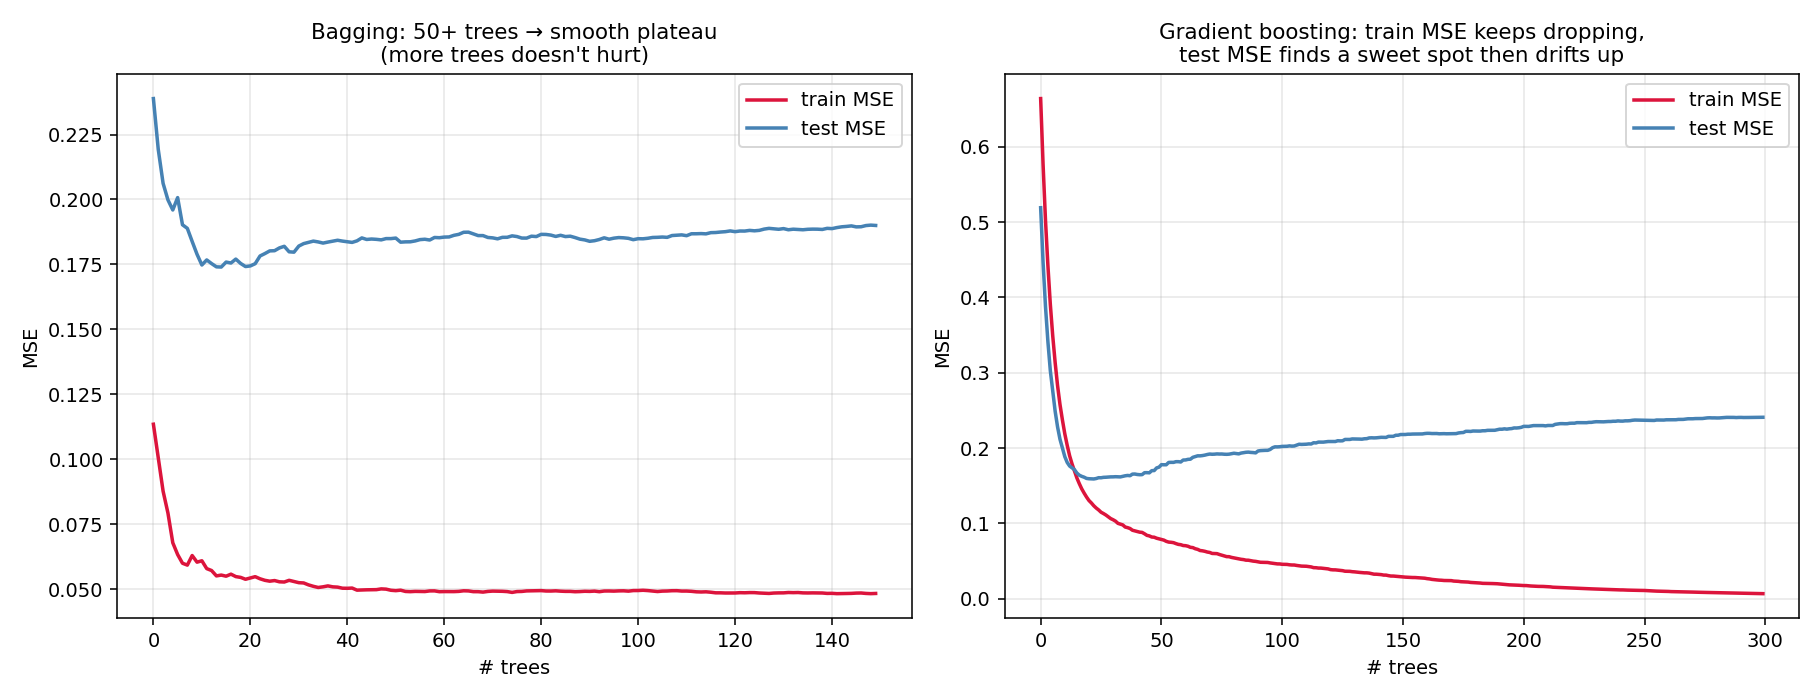

Here is the Python script that generated this plot:
"""Learning curves: train/test MSE vs number of trees for bagging and gradient
boosting on the same noisy sin. Bagging plateaus, GBM can over-fit if you
keep going past the sweet spot.

Output: diagram_loss_curves.png
"""

import numpy as np
import matplotlib.pyplot as plt

from from_scratch import _RegressionTree, GradientBoostingRegressor, make_sin


def bag_train_test_curve(X_tr, y_tr, X_te, y_te, n_trees=150, depth=8, seed=0):
    rng = np.random.default_rng(seed)
    n = X_tr.shape[0]
    sum_tr = np.zeros_like(y_tr, dtype=float)
    sum_te = np.zeros_like(y_te, dtype=float)
    train_mse, test_mse = [], []
    for t in range(n_trees):
        idx = rng.integers(0, n, n)
        tree = _RegressionTree(max_depth=depth).fit(X_tr[idx], y_tr[idx])
        sum_tr += tree.predict(X_tr)
        sum_te += tree.predict(X_te)
        pred_tr = sum_tr / (t + 1)
        pred_te = sum_te / (t + 1)
        train_mse.append(float(np.mean((y_tr - pred_tr) ** 2)))
        test_mse.append(float(np.mean((y_te - pred_te) ** 2)))
    return train_mse, test_mse


def gbm_train_test_curve(X_tr, y_tr, X_te, y_te, n_trees=300, lr=0.1, depth=3):
    gbm = GradientBoostingRegressor(n_estimators=n_trees,
                                     learning_rate=lr, max_depth=depth).fit(X_tr, y_tr)
    train_mse, test_mse = [], []
    for t in range(1, n_trees + 1):
        pred_tr = gbm.predict(X_tr, n_trees=t)
        pred_te = gbm.predict(X_te, n_trees=t)
        train_mse.append(float(np.mean((y_tr - pred_tr) ** 2)))
        test_mse.append(float(np.mean((y_te - pred_te) ** 2)))
    return train_mse, test_mse


def main():
    X, y = make_sin(n=200, noise=0.4, seed=0)
    n_tr = 140
    X_tr, X_te = X[:n_tr], X[n_tr:]
    y_tr, y_te = y[:n_tr], y[n_tr:]

    bag_tr, bag_te = bag_train_test_curve(X_tr, y_tr, X_te, y_te, n_trees=150, depth=8)
    gbm_tr, gbm_te = gbm_train_test_curve(X_tr, y_tr, X_te, y_te, n_trees=300, lr=0.1, depth=3)

    fig, axes = plt.subplots(1, 2, figsize=(13, 5))
    for ax, tr, te, title in [
        (axes[0], bag_tr, bag_te,
         "Bagging: 50+ trees → smooth plateau\n(more trees doesn't hurt)"),
        (axes[1], gbm_tr, gbm_te,
         "Gradient boosting: train MSE keeps dropping,\ntest MSE finds a sweet spot then drifts up"),
    ]:
        ax.plot(tr, color="crimson", lw=1.8, label="train MSE")
        ax.plot(te, color="steelblue", lw=1.8, label="test MSE")
        ax.set_xlabel("# trees")
        ax.set_ylabel("MSE")
        ax.set_title(title, fontsize=11)
        ax.legend(loc="upper right")
        ax.grid(alpha=0.3)

    fig.tight_layout()
    fig.savefig("diagram_loss_curves.png", dpi=140)
    print("wrote diagram_loss_curves.png")


if __name__ == "__main__":
    main()
